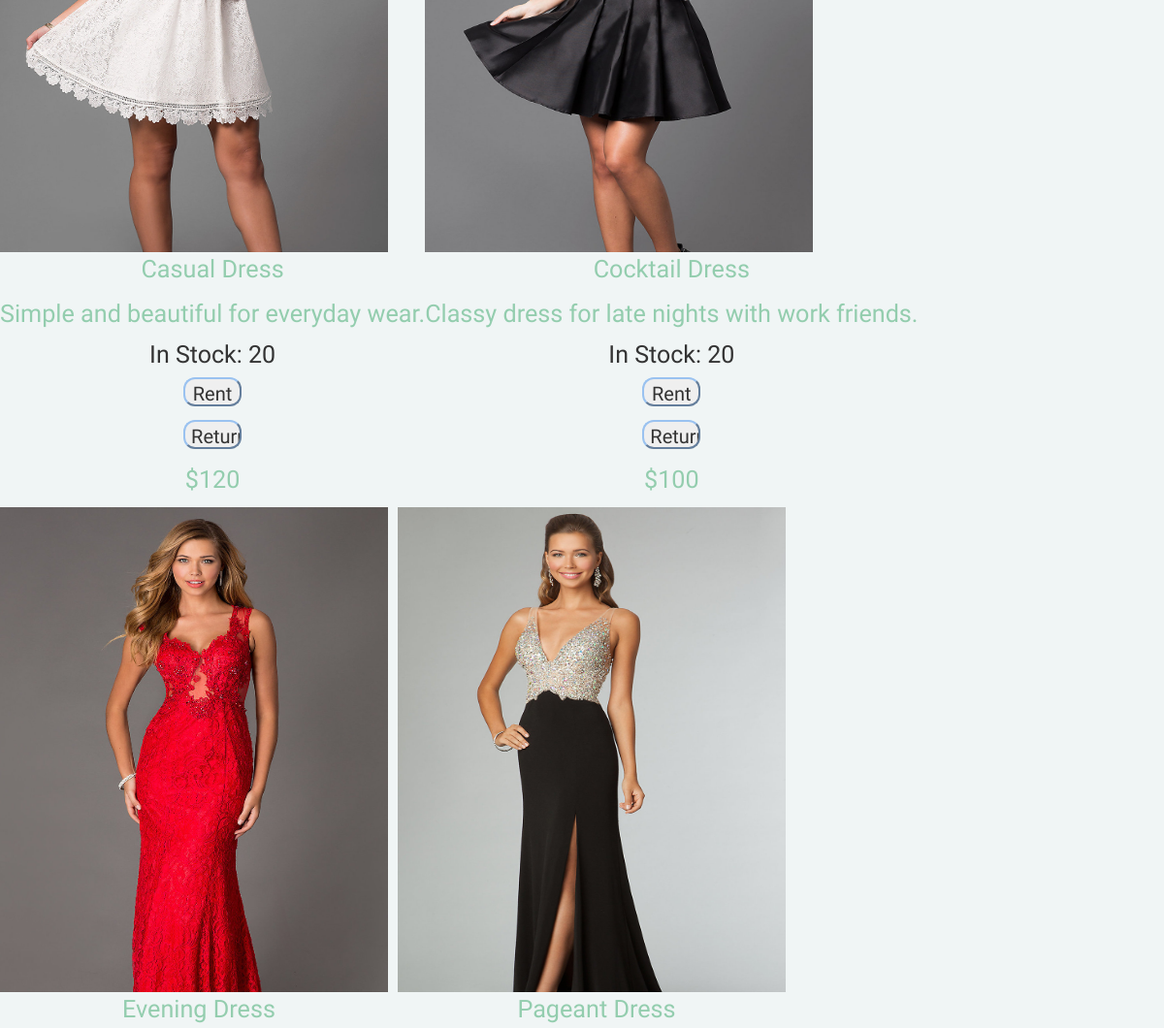
/inventory (middle part), run on an earlier commit of the app's database.
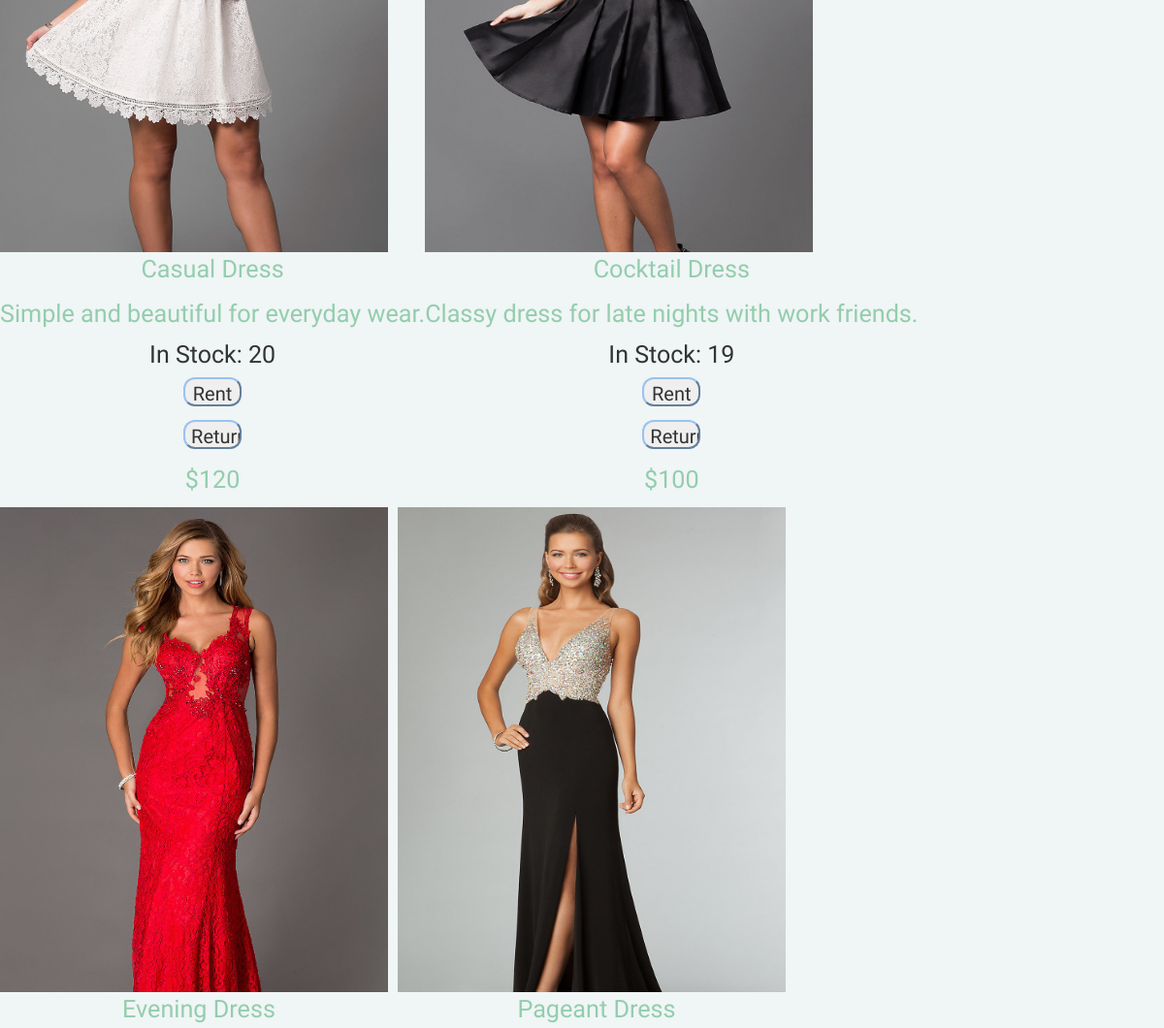
And on a later commit of the database.
### Rent/models.py (models this page shows, shortened)
class Dress(models.Model):
    name = models.CharField(max_length=20)
    quantity = models.IntegerField()
    price = models.IntegerField()
    description = models.CharField(max_length=100)
    img = models.CharField(max_length=100)
    def static_url(self):
        return "imgs/" + self.img

### Rent/views.py (the view)
# urls.py: url(r'^inventory$', views.inventory, name='inventory'),
def inventory(request):
    dresses = Dress.objects.all()
    return render(request, 'rent/inventory.html', {'dresses': dresses})

### Rent/templates/rent/inventory.html (shortened to what this page needs)
{% load bootstrap3 %} {% load static %} {% bootstrap_css %} {% block content %}
<head>
    <link href="{% static 'rent.css' %}" type="text/css" rel="stylesheet" />
</head>
<body>
    <br /><br />
    <h1>Inventory</h1><br />
    {% for dress in dresses %}
    <div class="imgContainer">
        <img src="{% static  dress.static_url  %}">
        <p id="dress">{{ dress.name }}</p>
        <p id="description">{{ dress.description }}</p>
        <center><h4>In Stock: {{ dress.quantity }}</h4>
            <form action="{% url 'RentTheDress:rent' dress.id %}" method="GET">
                <input id="button" type="submit" value="Rent"></input>
            </form>
            <form action="{% url 'RentTheDress:return' dress.id %}" method="GET">
                <input id="button" type="submit" value="Return"></input>
            </form>
        </center>
        <p id="price">${{ dress.price }}</p>
    </div>
    {% endfor %}
</body>
{% endblock %}

### Rent/static/rent.css (style rules this page uses)
h1, h3, p { text-align: center; }
body { background-color: #f0f5f5; }
p, li { color: #93cdae; font-family: 'Shadows Into Light', cursive; font-size: 180%; }
h4 { font-size: 25px; font-family: 'Shadows Into Light', cursive; text-align: center; }
img { height: 500px; width: 400px; margin-right: 10px; }
.imgContainer { float: left; }
#button { border-radius: 12px; border-color: #9ac2f0; font-family: 'Shadows Into Light', cursive; text-align: center; font-size: 20px; height: 30px; width: 60px; }

What changed in the data, as far as the page shows it:
changed Dress "Cocktail Dress": quantity "20" → "19"
